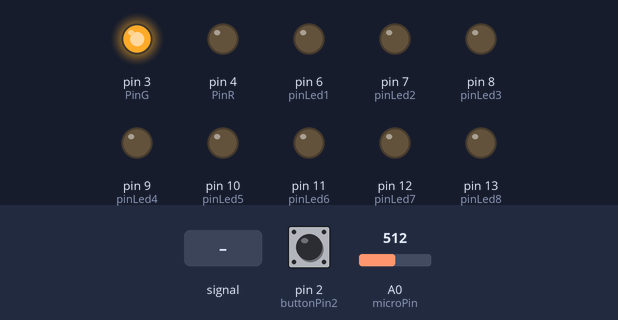
This sketch was run on a simulated Arduino Uno, built with avr-gcc and run on an emulated ATmega328P. Shown: output pins drawn as LEDs (lit = HIGH). The test bench sets the inputs (shaded band); at power-on: A0 (microPin) = 512, pin 2 (buttonPin2) LOW. What the sketch prints to the serial monitor is not drawn.

Above: at 1.2 s.
1.3 s: A0 (microPin) set to 716
At 4.0 s:
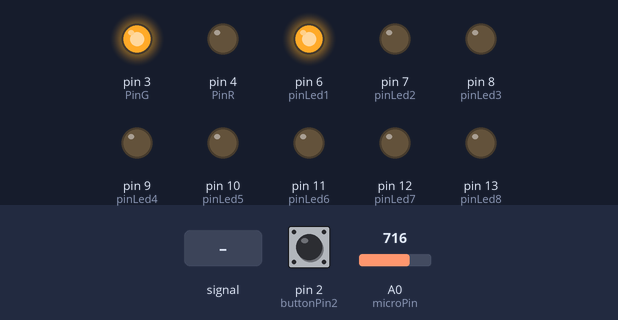
4.3 s: pin 2 (buttonPin2) pulled HIGH for 0.15 s
At 5.8 s:
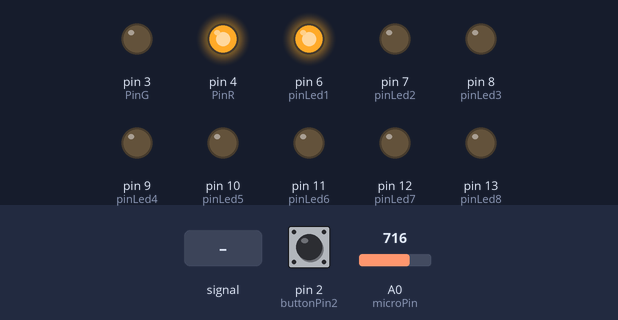
7.4 s: pin 2 (buttonPin2) pulled HIGH for 1 s
At 8.2 s:
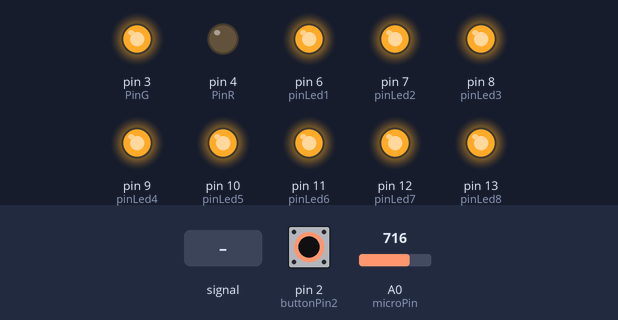
9.9 s: A0 (microPin) set to 691
12.9 s: A0 (microPin) set to 680
14.4 s: A0 (microPin) fed a 50 Hz sine of ±306 counts around its level
At 20.1 s:
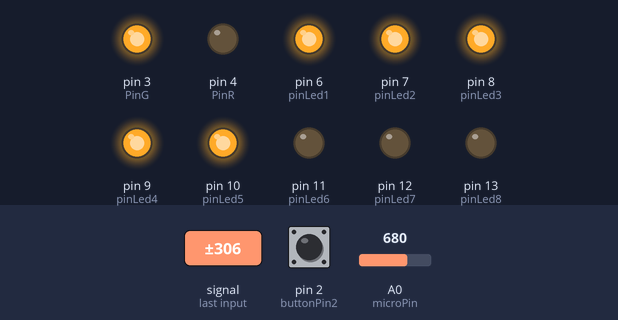
Timing chart, 0 to 27.2 s (numbered marks = the images above; inputs shaded):
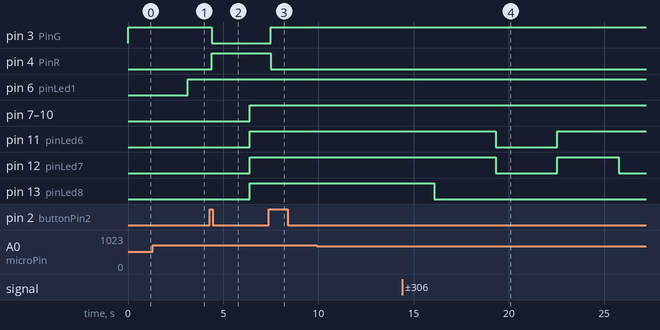

The sketch:

pmv.ino
```cpp
//se declaran las variables
int microPin = A0;

unsigned long lastTime2 = 0;
unsigned long interval2 = 10;

const int buttonPin = 1;
const int buttonPin2 = 2;

int PinR = 4;
int PinG = 3;

int state = HIGH;
int buttonState;
int lastButtonState = LOW;
unsigned long lastDebounceTime = 0;
unsigned long debounceDelay = 50;

int modo = HIGH;
int buttonState2;
int lastButtonState2 = LOW;
unsigned long lastDebounceTime2 = 0;
unsigned long debounceDelay2 = 50;

int datos = 0;
int suma = 0;
int media = 0;

int umbral1 = 5;
int umbral2 = 8;
int umbral3 = 12;
int umbral4 = 17;
int umbral5 = 22;
int umbral6 = 25;
int umbral7 = 30;

int pinLed1 = 6;
int pinLed2 = 7;
int pinLed3 = 8;
int pinLed4 = 9;
int pinLed5 = 10;
int pinLed6 = 11;
int pinLed7 = 12;
int pinLed8 = 13;

const int numReadings = 10;
int readings[numReadings];      // the readings from the analog input
int readIndex = 0;              // the index of the current reading
int total = 0;                  // the running total
int val = 0;

void setup()
{
  for (int i = 6; i < 14; i++) {
    pinMode (i, OUTPUT);
  }
  Serial.begin(9600);
  pinMode(PinG, OUTPUT);
  pinMode(PinR, OUTPUT);
  pinMode(buttonPin, INPUT);
  analogReference(EXTERNAL);
  for (int thisReading = 0; thisReading < numReadings; thisReading++) {
    readings[thisReading] = 0;
  }
}

void loop()
{
  int reading = digitalRead(buttonPin);
  if (reading != lastButtonState) {
    lastDebounceTime = millis();
  }
  if ((millis() - lastDebounceTime) > debounceDelay) {
    if (reading != buttonState) {
      buttonState = reading;
      if (buttonState == HIGH) {
        state = !state;
      }
    }
  }
  if (state == LOW) {
   apagado();
   Serial.println ("state LOW");
  }
  if (state == HIGH) {
    Serial.println("state HIGH");
    //PULSADOR MODO
    pulsador();
    //SMOOTHING
    smoothing();
    //MEDIA
    unsigned long currentTime2 = millis();
    if (currentTime2 - lastTime2 >= interval2) {
      lastTime2 = currentTime2;
      Serial.print(val); //se imprimn los valores instantáneos
      Serial.print("\t"); //se añade un tabulador para crear dos gráficas
      Serial.println(media); //se imprime la media
      suma = val + suma;
      datos++;
      //MEDIA LARGA
      if (datos >= 100) {
        media = suma / datos;
        datos = 0;
        suma = 0;
        encenderleds();
      }
    }
  }
  lastButtonState = reading;
}

void pulsador() {
  int reading2 = digitalRead(buttonPin2);
  if (reading2 != lastButtonState2) {
    lastDebounceTime2 = millis();
  }
  if ((millis() - lastDebounceTime2) > debounceDelay2) {
    if (reading2 != buttonState2) {
      buttonState2 = reading2;
      if (buttonState2 == HIGH) {
        modo = !modo;
      }
    }
  }
  if (modo == LOW) {
    umbral1 = 1;
    umbral2 = 3;
    umbral3 = 5;
    umbral4 = 8;
    umbral5 = 12;
    umbral6 = 15;
    umbral7 = 18;
    Serial.println("modo LOW");
    digitalWrite(PinR, HIGH);
    digitalWrite(PinG, LOW);
  }
  if (modo == HIGH) {
    umbral1 = 5;
    umbral2 = 8;
    umbral3 = 12;
    umbral4 = 17;
    umbral5 = 22;
    umbral6 = 25;
    umbral7 = 30;
    Serial.println("modo HIGH");
    digitalWrite(PinR, LOW);
    digitalWrite(PinG, HIGH);
  }
  lastButtonState2 = reading2;
}

void smoothing() {
  // subtract the last reading:
  total = total - readings[readIndex];
  // read from the sensor:
  readings[readIndex] = analogRead(microPin);
  // add the reading to the total:
  total = total + readings[readIndex];
  // advance to the next position in the array:
  readIndex = readIndex + 1;
  // if we're at the end of the array...
  if (readIndex >= numReadings) {
    // ...wrap around to the beginning:
    readIndex = 0;
  }
  // calculate the average:
  val = total / numReadings;
  delay(1);        // delay in between reads for stability
}

void encenderleds() {
  if (media < umbral1) {
    Serial.println("Nivel 1");
    digitalWrite (pinLed1, HIGH);
    digitalWrite (pinLed2, LOW);
    digitalWrite (pinLed3, LOW);
    digitalWrite (pinLed4, LOW);
    digitalWrite (pinLed5, LOW);
    digitalWrite (pinLed6, LOW);
    digitalWrite (pinLed7, LOW);
    digitalWrite (pinLed8, LOW);
  }
  else if (media < umbral2) {
    Serial.println("Nivel 2");
    digitalWrite (pinLed1, HIGH);
    digitalWrite (pinLed2, HIGH);
    digitalWrite (pinLed3, LOW);
    digitalWrite (pinLed4, LOW);
    digitalWrite (pinLed5, LOW);
    digitalWrite (pinLed6, LOW);
    digitalWrite (pinLed7, LOW);
    digitalWrite (pinLed8, LOW);
  }
  else if (media < umbral3) {
    Serial.println("Nivel 3");
    digitalWrite (pinLed1, HIGH);
    digitalWrite (pinLed2, HIGH);
    digitalWrite (pinLed3, HIGH);
    digitalWrite (pinLed4, LOW);
    digitalWrite (pinLed5, LOW);
    digitalWrite (pinLed6, LOW);
    digitalWrite (pinLed7, LOW);
    digitalWrite (pinLed8, LOW);
  }
  else if (media < umbral4) {
    Serial.println("Nivel 4");
    digitalWrite (pinLed1, HIGH);
    digitalWrite (pinLed2, HIGH);
    digitalWrite (pinLed3, HIGH);
    digitalWrite (pinLed4, HIGH);
    digitalWrite (pinLed5, LOW);
    digitalWrite (pinLed6, LOW);
    digitalWrite (pinLed7, LOW);
    digitalWrite (pinLed8, LOW);
  }
  else if (media < umbral5) {
    Serial.println("Nivel 5");
    digitalWrite (pinLed1, HIGH);
    digitalWrite (pinLed2, HIGH);
    digitalWrite (pinLed3, HIGH);
    digitalWrite (pinLed4, HIGH);
    digitalWrite (pinLed5, HIGH);
    digitalWrite (pinLed6, LOW);
    digitalWrite (pinLed7, LOW);
    digitalWrite (pinLed8, LOW);
  }
  else if (media < umbral6) {
    Serial.println("Nivel 6");
    digitalWrite (pinLed1, HIGH);
    digitalWrite (pinLed2, HIGH);
    digitalWrite (pinLed3, HIGH);
    digitalWrite (pinLed4, HIGH);
    digitalWrite (pinLed5, HIGH);
    digitalWrite (pinLed6, HIGH);
    digitalWrite (pinLed7, LOW);
    digitalWrite (pinLed8, LOW);
  }
  else if (media < umbral7) {
    Serial.println("Nivel 7");
    digitalWrite (pinLed1, HIGH);
    digitalWrite (pinLed2, HIGH);
    digitalWrite (pinLed3, HIGH);
    digitalWrite (pinLed4, HIGH);
    digitalWrite (pinLed5, HIGH);
    digitalWrite (pinLed6, HIGH);
    digitalWrite (pinLed7, HIGH);
    digitalWrite (pinLed8, LOW);
  }
  else {
    Serial.println("Nivel 8");
    digitalWrite (pinLed1, HIGH);
    digitalWrite (pinLed2, HIGH);
    digitalWrite (pinLed3, HIGH);
    digitalWrite (pinLed4, HIGH);
    digitalWrite (pinLed5, HIGH);
    digitalWrite (pinLed6, HIGH);
    digitalWrite (pinLed7, HIGH);
    digitalWrite (pinLed8, HIGH);
  }
}

void apagado() {
  digitalWrite (PinR, LOW);
  digitalWrite (PinG, LOW);
  digitalWrite (pinLed1, LOW);
  digitalWrite (pinLed2, LOW);
  digitalWrite (pinLed3, LOW);
  digitalWrite (pinLed4, LOW);
  digitalWrite (pinLed5, LOW);
  digitalWrite (pinLed6, LOW);
  digitalWrite (pinLed7, LOW);
  digitalWrite (pinLed8, LOW);
}
```

Measured:
- after the input at 4.3 s, pin 3 (PinG): HIGH → LOW after 0.09 s; pin 4 (PinR): LOW → HIGH after 0.09 s
- after the input at 7.4 s, pin 3 (PinG): LOW → HIGH after 0.09 s; pin 4 (PinR): HIGH → LOW after 0.09 s
- after the input at 14.4 s, pin 11 (pinLed6): HIGH → LOW after 4.9 s, → HIGH 3.2 s later
